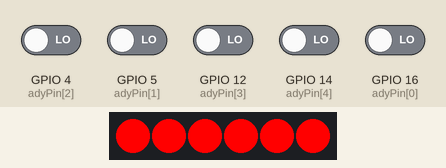
Simulated run of this sketch. Board: ESP8266 (NodeMCU). Shown: 6 RGB LEDs in strip order, left to right. The test bench sets the inputs (shaded band); at power-on: GPIO 4 (adyPin[2]), GPIO 5 (adyPin[1]), GPIO 12 (adyPin[3]), GPIO 14 (adyPin[4]), GPIO 16 (adyPin[0]) LOW. Dim RGB values are drawn brighter than linear; WiFi joins after 1.5 s; servers stay silent unless stated.

Above: at 0.1 s.
At 3.6 s:
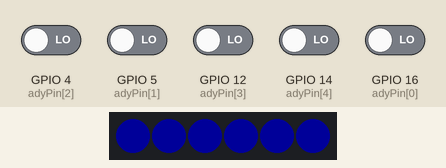
At 5.65 s:
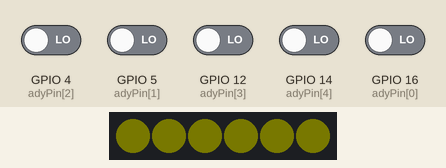
At 39.57 s:
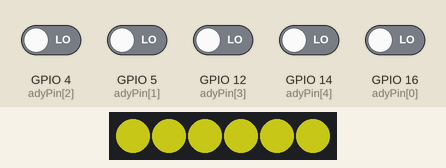
Timing chart, 0 to 40.0 s (numbered marks = the images above):
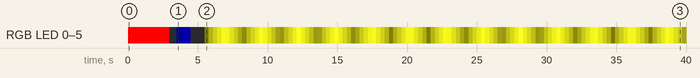

The sketch:

InsoNode.ino
```cpp
#include <NeoPixelBus.h>
#define colorSaturation 128
#include <ESP8266WiFi.h>
#include <WiFiUdp.h>

const uint16_t PixelCount = 6;
const uint8_t PixelPin = 2;  // make sure to set this to the correct pin, ignored for Esp8266

const uint8_t pinsAdyNum = 5; //The number of pins used for setting address
uint8_t adyPin[pinsAdyNum] = {16,5,4,12,14};

//inits with number 99 so if the there is a faulty reading the node won't be 0
uint8_t nodeAddress = 99;

//on normal operation mode the Serial output should be disabled. It slows the MCU and
//creates juttering in the LEDs
#define serialDebug false

//in udp wifi lib max buff size is 75. 25(noes)*3(RGB) is needed
const int udp_buff_size = 90;


//const char* ssid = "Aussie Broadband 9970";
//const char* password = "mufegireso";
//const char* ssid = "Pretty Fly for a Wi-Fi";
//const char* password = "highsecurity";
const char* ssid = "NETGEAR05";
const char* password = "yellowhouse";
//const char* ssid = "Greyhaven 2";
//const char* password = "serenity is here";

WiFiUDP Udp;
unsigned int localUdpPort = 4210;  // local port to listen on

char incomingPacket[udp_buff_size];  // buffer for incoming packets
char  replyPacket[] = "Hi there! Got the message :-)";  // a reply string to send back

long data_timout = 5000;
long lastDataTS = 0;

int nodata_brightness = 0;    // how bright the LED is
int nodata_fadeAmount = 2;    // how many points to fade the LED by

// Uart method is good for the Esp-01 or other pin restricted modules
// NOTE: These will ignore the PIN and use GPI02 pin with is D4 in NodeMCU LiLon V3
NeoPixelBus<NeoRgbFeature, NeoEsp8266Uart800KbpsMethod> strip(PixelCount, PixelPin);

//reads form 5 digital GPIOs and set the number of the node according to it
int getNodeAddress()
{
  uint8_t tempNodeAdy = 0;

  //sets all the digital address pin allocation to INPUT
  //Reads all the pins and shift left except the last one which just read and adds it
  int i=0;
  //i= pinsAdyNum-1
  for (; i< pinsAdyNum-1; i++)
  //for (; i >= 0; i--)
  {
    if (serialDebug)
    {
      Serial.print("Reading pin..");
      Serial.print(adyPin[i]);
      Serial.print("..value:");
      Serial.println(digitalRead(adyPin[i]));
    }
    tempNodeAdy = tempNodeAdy | !digitalRead(adyPin[i]);
    tempNodeAdy = tempNodeAdy << 1;
  }
  if (serialDebug)
  {
    Serial.print("Reading pin..");
    Serial.print(adyPin[i]);
    Serial.print("..value:");
    Serial.println(digitalRead(adyPin[i]));
  }

  tempNodeAdy = tempNodeAdy | !digitalRead(adyPin[i]);

  return tempNodeAdy;
  //return 1;
}

void setup()
{
  //indicates the the nodes is on - red - getting electricity but no wifi yet
  // this resets all the neopixels to an off state
  strip.Begin();

  RgbColor targetColor = RgbColor(255, 0, 0);
  for (int i = 0; i < PixelCount; i++)
  {
    strip.SetPixelColor(i, targetColor);
  }
  strip.Show();
  delay(3000);

  if (serialDebug)
  {
    Serial.begin(115200);
    Serial.println();
  }

  //sets all the digital address pin allocation to INPUT
  for (int i=0; i< pinsAdyNum; i++)
  {
    pinMode(adyPin[i],INPUT);
  }

  nodeAddress = getNodeAddress();

  if (serialDebug)
  {
    Serial.printf("Node's address is: %d ",nodeAddress);
    Serial.printf("Connecting to %s ", ssid);

  }

  int fade_conn = 0;
  WiFi.begin(ssid, password);
  while (WiFi.status() != WL_CONNECTED)
  {
    //flash blue to indicate trying to connected. Solid blue after connection

    RgbColor targetColor = RgbColor(0, 0, fade_conn);
    for (int i = 0; i < PixelCount; i++)
    {
      strip.SetPixelColor(i, targetColor);
    }
    strip.Show();
    delay(500);

    if (serialDebug)
    {
      Serial.print(".");
    }
    fade_conn = fade_conn + 25;
    if (fade_conn > 255)
    {
      fade_conn = 0;
    }
  }

  if (serialDebug)
  {
    Serial.println(" connected");
  }

  Udp.begin(localUdpPort);

  if (serialDebug)
  {
    Serial.printf("Now listening at IP %s, UDP port %d\n", WiFi.localIP().toString().c_str(), localUdpPort);

    Serial.println();
    Serial.println("Initializing...");
    Serial.flush();
  }

  // this resets all the neopixels to an off state
  strip.Begin();
  strip.Show();


  if (serialDebug)
  {
    Serial.println();
    Serial.println("Running...");
  }
  delay(1000);
}

void loop()
{
  bool getData = false;
  int packetSize = Udp.parsePacket();
  if (packetSize)
  {
    // receive incoming UDP packets
    if (serialDebug)
    {
      Serial.printf("Received %d bytes from %s, port %d\n", packetSize, Udp.remoteIP().toString().c_str(), Udp.remotePort());
    }
    int len = Udp.read(incomingPacket, udp_buff_size);
    getData = true;
    if (serialDebug)
    {
      Serial.printf("Received %d data bytes in the packet. ", len);
    }
    if (len > 0)
    {
      incomingPacket[len] = 0;
    }
    if (serialDebug)
    {
      Serial.printf("relevant data segment in the UDP packet contents: %d %d %d\n", incomingPacket[nodeAddress*3],
                                  incomingPacket[(nodeAddress*3)+1],
                                  incomingPacket[(nodeAddress*3)+2]);
    }
  }

  if (getData)
  {
    if (serialDebug)
    {
      Serial.println("Sending data to LEDs...");
    }

    //gets from the input udp stream the relevant node segment of data out of the whole packet
    //according to the nodes address
    RgbColor targetColor = RgbColor(incomingPacket[nodeAddress*3],
                                    incomingPacket[(nodeAddress*3)+1],
                                    incomingPacket[(nodeAddress*3)+2]);
    // RgbColor targetColor = RgbColor(255,
    //                                 0,
    //                                 0);

    for (int i = 0; i < PixelCount; i++)
    {
      strip.SetPixelColor(i, targetColor);
    }

    strip.Show();
    lastDataTS = millis();  //reset last data receive time
  }
  else  //check if no command was received for more than 5 second start default animation
  {
    if (abs(millis() - lastDataTS) > data_timout)
    {
      // change the brightness for next time through the loop:
      nodata_brightness = nodata_brightness + nodata_fadeAmount;

      // reverse the direction of the fading at the ends of the fade:
      if (nodata_brightness <= 0 || nodata_brightness >= 255)
      {
        if (nodata_brightness >= 255)
          nodata_brightness = 255;
        else
          nodata_brightness = 0;
        nodata_fadeAmount = -nodata_fadeAmount;
      }

      RgbColor targetColor = RgbColor(nodata_brightness, nodata_brightness, nodata_brightness/8);

      for (int i = 0; i < PixelCount; i++)
      {
        strip.SetPixelColor(i, targetColor);
      }

      strip.Show();
    }
  }

  delay(10);  //up to 100Hz

}
```

Measured:
- by itself, RGB LED 0–5: off → RGB(255, 0, 0) at 0.00 s, → off 3.0 s later, → RGB(0, 0, 25) 0.50 s later, → RGB(0, 0, 50) 0.50 s later, … (120 changes in this stretch)
